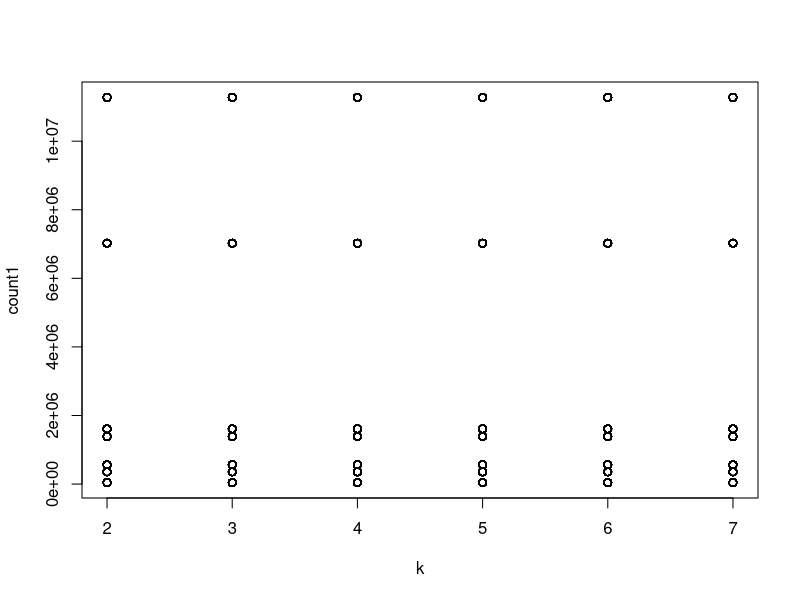
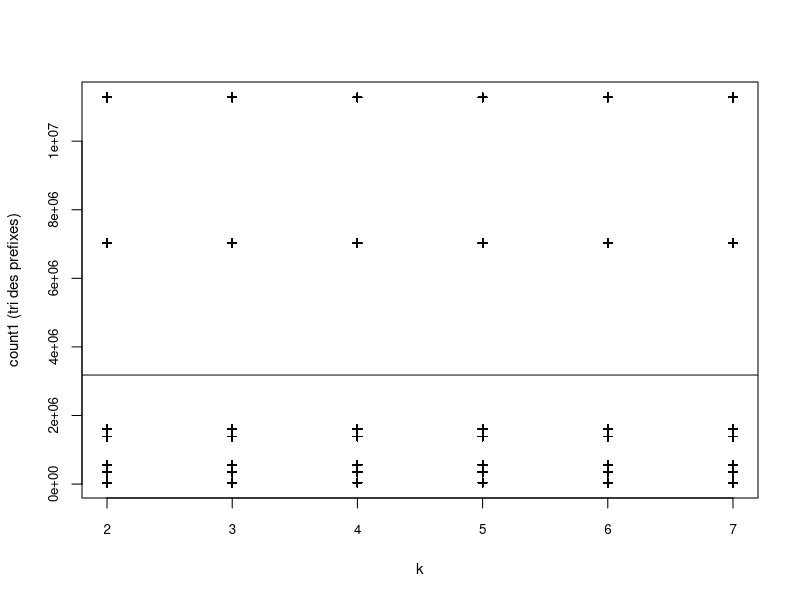
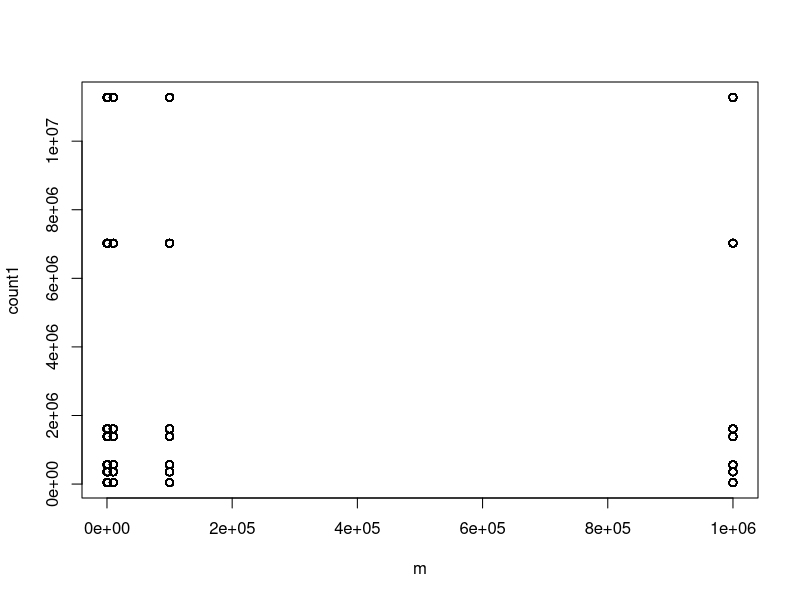
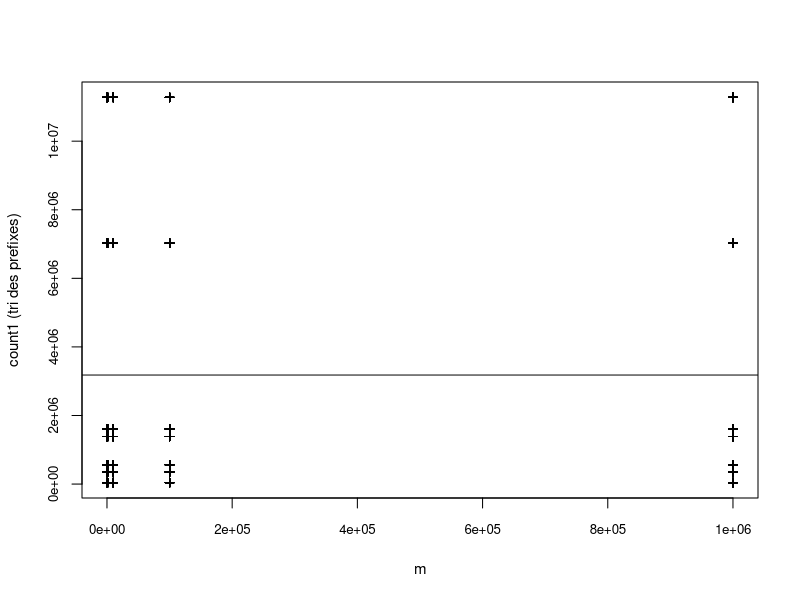
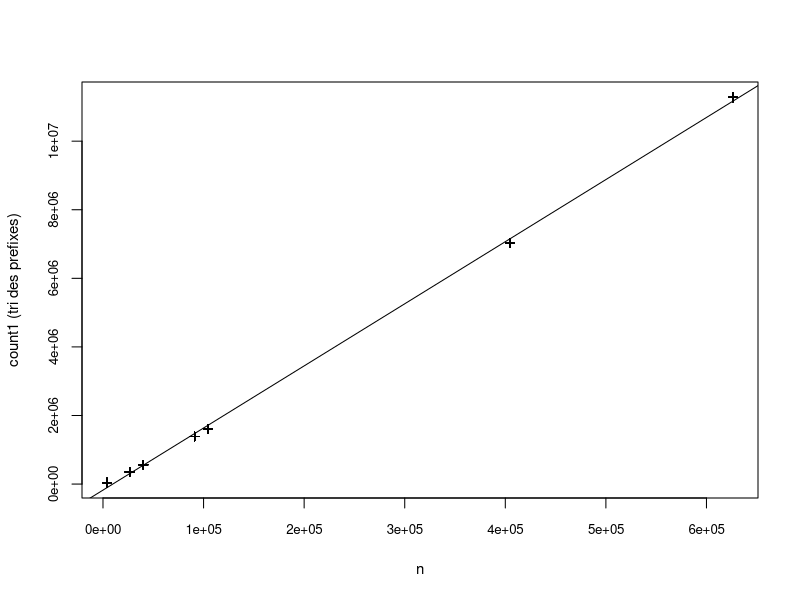
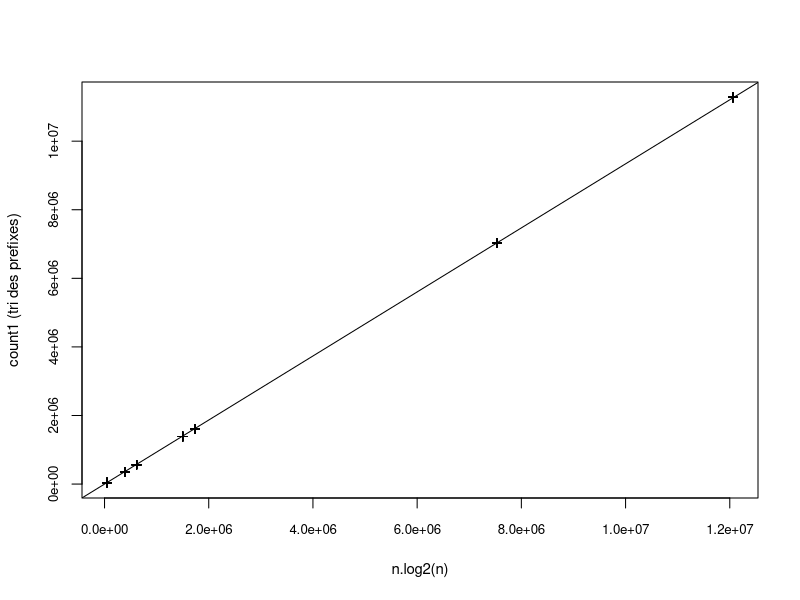
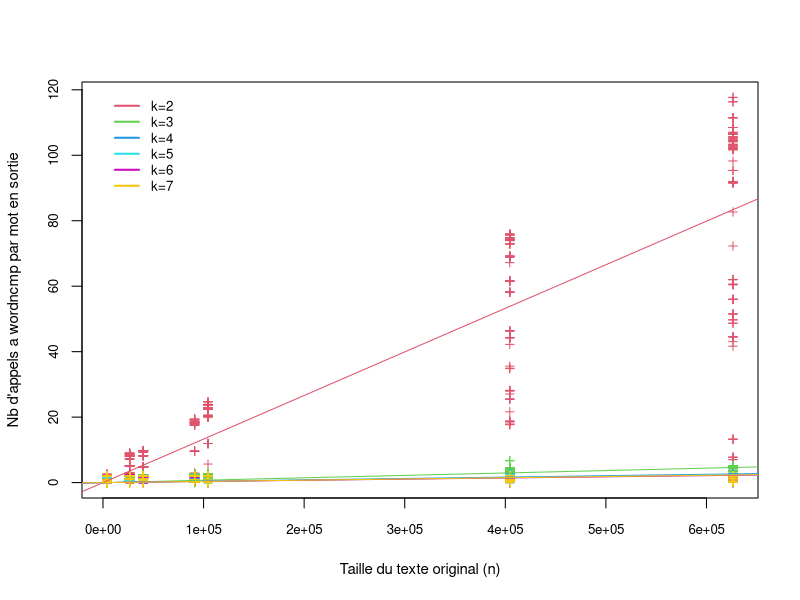
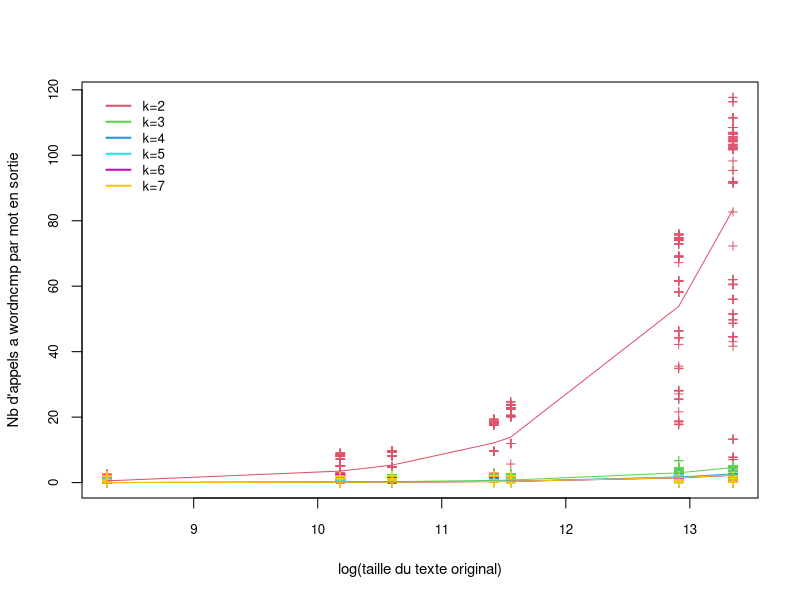

The R source for these figures, in order:
data1 <- read.table("markov_bench_books.csv", h=T, sep=";")



# Reorganisation des lignes en les triant par k puis par n
data1 <- data1[order(data1$k, data1$n),]
attach(data1)

##############################################
# On verifie que count1 ne depend pas de k ...
##############################################

plot(k, count1)
# C'est assez moche avec les options par defaut, mais on peut mieux faire
# en jouant avec les options
plot(k, count1, pch=3, xlab="k", ylab="count1 (tri des prefixes)",  cex.lab=0.9, cex.axis=0.8, cex=0.8)

summary(lm(count1 ~ k))
# La pente de la regression lineaire vaut 31.59 et elle n'est pas statistiquement
# differente de 0 (p-value Pr(>|t|) largement superieure a 0.05).
# Le coefficient de determination (R^2) vaut 10^-12, donc quasiment 0.
# On peut l'interpreter comme le pourcentage de variance (de count1) expliqué par
# les variations du paramètre k.
abline(lm(count1 ~ k)) # on voit bien que la pente est quasi nulle


#################
# ... ni de m...
#################

# Verifiez ici que count1 ne depend pas non plus de m
plot(m, count1)
# C'est assez moche avec les options par defaut, mais on peut mieux faire
# en jouant avec les options
plot(m, count1, pch=3, xlab="m", ylab="count1 (tri des prefixes)",  cex.lab=0.9, cex.axis=0.8, cex=0.8)

summary(lm(count1 ~ m))
# La pente de la regression lineaire vaut 45.04 et elle n'est pas statistiquement
# differente de 0 (p-value Pr(>|t|) largement superieure a 0.05).
# Le coefficient de determination (R^2) vaut 10^-28, donc quasiment 0.
# On peut l'interpreter comme le pourcentage de variance (de count1) expliqué par
# les variations du paramètre m.
abline(lm(count1 ~ m))


########################################################################
# ... mais qu'il depend fortement de la taille du fichier d'entree (n)
########################################################################

plot(n, count1, pch=3, xlab="n", ylab="count1 (tri des prefixes)",  cex.lab=0.9, cex.axis=0.8, cex=0.8)
# Faire le fit lineaire de count1 en fonction de n
summary(lm(count1 ~ n))
# Quel R^2 obtenez-vous ?
# R^2 = 0.9994 environ égal à 1
# Ajoutez la droite de regression sur le graphique.
abline(lm(count1 ~ n))

# count1 correspond au nombre de comparaisons faites par le quicksort
# En principe on peut s'attendre a ce que ce nombre soit proportionel
# a n.log_2(n). Regardons si on peut obtenir un meilleur fit si on
# prend n.log_2(n) en x.

log2n <- log(n,2)
z <- n*log2n
plot(z, count1, pch=3, xlab="n.log2(n)", ylab="count1 (tri des prefixes)",  cex.lab=0.9, cex.axis=0.8, cex=0.8)
summary(lm(count1 ~ z + 0)) # le '+ 0' force une ordonnee a l'origine nulle
# R^2 = 1
# On a donc ameliore le fit en prenant en compte notre connaissance de l'algo.
# On pourra faire des predictions plus precises
abline(lm(count1 ~ z + 0))


##################################################################################
# Au lieu de faire 3 regressions lineaires, on peut faire une regression multiple
##################################################################################

lmcount1 <- lm(count1 ~ n + k + m)
summary(lmcount1)
# On voit que seul le parametre n a un coefficient statistiquement different de 0
# (cf les p-values, colonne Pr(>|t|))



# Faites la meme regression multiple pour count2 et count3 : de quels parametres
# dependent-ils ? est-ce attendu etant donne l'algorithme ?
lmcount2 <- lm(count2 ~ n + k + m)
summary(lmcount2)
# Count 2 : Il dépend principalement de n et k. 

lmcount3 <- lm(count3 ~ n + k + m)
summary(lmcount3)
# Count 3 : Il dépend de n, k et m

#####################################
# Analyse plus approfondie de count3
#####################################

# Comme la dependance de count3 a m est trivialement lineaire, elle n'est pas tres interessante,
# donc on va "eliminer" le parametre m en s'interessant a c3 = count3/m.
# On va essayer de faire un graphique qui montre bien comment c depend de n et k.

c3 <- count3/m
plot(n, c3, col=k, pch=3, xlab="Taille du texte original (n)", ylab="Nb d'appels a wordncmp par mot en sortie", cex.lab=0.9, cex.axis=0.8, cex=0.8)

lm2 <- lm(c3[k==2] ~ 0 + n[k==2] )
abline(lm2, col=2)
summary(lm2) # R-squared = 0.8534

lm3 <- lm(c3[k==3] ~ 0 + n[k==3])
abline(lm3, col=3)
summary(lm3) # R-squared = 0.6567

lm4 <- lm(c3[k==4] ~ 0 + n[k==4])
abline(lm4, col=4)
summary(lm4) # R-squared = 0.4577


lm5 <- lm(c3[k==5] ~ 0 + n[k==5])
abline(lm5, col=5)
summary(lm5) # R-squared = 0.4406

lm6 <- lm(c3[k==6] ~ 0 + n[k==6])
abline(lm6, col=6)
summary(lm6) # R-squared = 0.4124

lm7 <- lm(c3[k==7] ~ 0 + n[k==7])
abline(lm7, col=7)
summary(lm7) # R-squared = 0.4236

legend(0, 120, c("k=2", "k=3", "k=4","k=5","k=6", "k=7"), lty="solid", lwd=2, col=2:7, bty="n", cex=0.8)


# Ce serait plus joli d'avoir une echelle log en x.
plot(log(n), c3, col=k, pch=3, xlab="log(taille du texte original)", ylab="Nb d'appels a wordncmp par mot en sortie", cex.lab=0.9, cex.axis=0.8, cex=0.8)

# On ne peut plus utiliser abline pour dessiner le fit lineaire
# car ce n'est plus une droite en echelle semilog. On utilise
# 'lines' avec en y, les fitted.values de l'objet lm.
lines(log(n[k==2]), lm2$fitted.values, col=2)
lines(log(n[k==3]), lm3$fitted.values, col=3)
lines(log(n[k==4]), lm4$fitted.values, col=4)
lines(log(n[k==5]), lm5$fitted.values, col=5)
lines(log(n[k==6]), lm6$fitted.values, col=6)
lines(log(n[k==7]), lm7$fitted.values, col=7)
legend(8.2, 120, c("k=2", "k=3", "k=4","k=5","k=6", "k=7"), lty="solid", lwd=2, col=2:7, bty="n", cex=0.8)


# On est contents, exportons le graphique au format pdf.
# Avec la commande pdf, on ouvre un "device" pdf :
pdf("count3-normalise-vs-n.pdf", w=4, h=4.5)
# On rappelle ensuite les commandes plot, lines et legend
# tout cela va etre trace dans le pdf
plot(log(n), c3, col=k, pch=3, xlab="log(taille du texte original)", ylab="Nb d'appels a wordncmp par mot en sortie", cex.lab=0.9, cex.axis=0.8, cex=0.8)
lines(log(n[k==2]), lm2$fitted.values, col=2)
lines(log(n[k==3]), lm3$fitted.values, col=3)
lines(log(n[k==4]), lm4$fitted.values, col=4)
lines(log(n[k==5]), lm5$fitted.values, col=5)
lines(log(n[k==6]), lm6$fitted.values, col=6)
lines(log(n[k==7]), lm7$fitted.values, col=7)
legend(8.2, 120, c("k=2", "k=3", "k=4","k=5","k=6", "k=7"), lty="solid", lwd=2, col=2:7, bty="n", cex=0.8)
# Pour finaliser le pdf, on utilise dev.off()
dev.off()


###################################################################
# Analyser la correlation du temps CPU avec count1, count2, count3
###################################################################

cputime <- usr + sys

# Faites le graphique du temps CPU en fonction de count1.
plot(cputime, count1, pch=3, xlab="cputime", ylab="count1 (tri des prefixes)",  cex.lab=0.9, cex.axis=0.8, cex=0.8)
# Faire le fit lineaire de count1 en fonction de n
summary(lm(count1 ~ cputime))
# Quel R^2 obtenez-vous ?
# R^2 = 0.9994 environ égal à 1
# Ajoutez la droite de regression sur le graphique.
abline(lm(count1 ~ cputime))
# Meme question avec count2 et count3.
plot(cputime, count2, pch=3, xlab="cputime", ylab="count2",  cex.lab=0.9, cex.axis=0.8, cex=0.8)
# Faire le fit lineaire de count1 en fonction de n
summary(lm(count2 ~ cputime))
# Quel R^2 obtenez-vous ?
# R^2 = 0.9994 environ égal à 1
# Ajoutez la droite de regression sur le graphique.
abline(lm(count2 ~ cputime))
plot(cputime, count3, pch=3, xlab="cputime", ylab="count3",  cex.lab=0.9, cex.axis=0.8, cex=0.8)
# Faire le fit lineaire de count1 en fonction de n
summary(lm(count3 ~ cputime))
# Quel R^2 obtenez-vous ?
# R^2 = 0.9994 environ égal à 1
# Ajoutez la droite de regression sur le graphique.
abline(lm(count3 ~ cputime))
# Lequel des trois semble le mieux correle au temps CPU ?
# Count 2 ?

# Utilisez cor et cor.test pour analyser plus quantitativement cette correlation.
cor(cputime, count1)
cor(cputime, count2)
cor(cputime, count3)
cor.test(cputime, count2)



#######
# Fin
#######

detach(data1)
